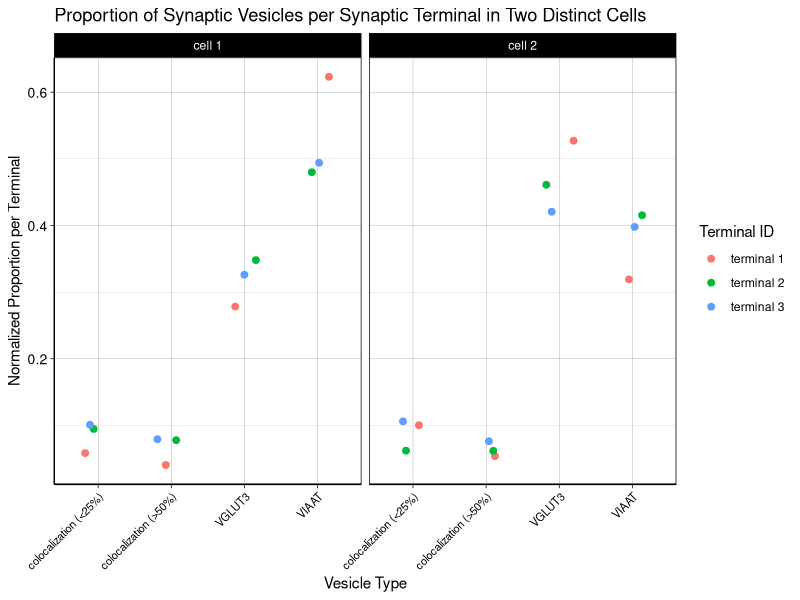
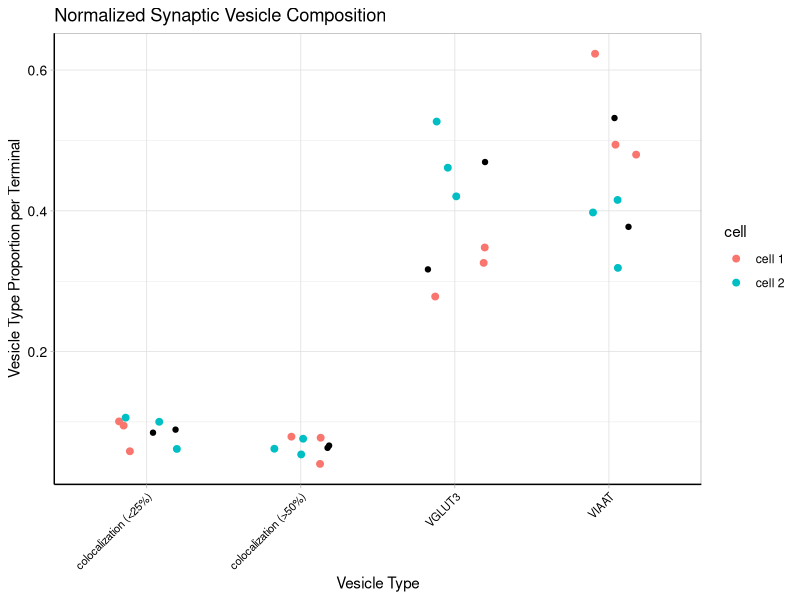

The R source for these figures, in order:
library(tidyverse)
library(ggplot2)

### ACA: dataset_one and dataset_two contain synaptic vesicle counts for individual synaptic terminals. The synaptic vesicle type was 3D-segmented using ImageJ and each dataset corresponds to synaptic vesicle count from different cells.

dataset_one <- read.csv("synaptic_terminal_data_one.csv")

dataset_two <- read.csv("synaptic_terminal_data_two.csv")

### ACA: I am comparing the relative proportion of synaptic vesicle type per individual synaptic terminal. Since synaptic terminals are heterogeneous in the total number and type of synaptic vesicles, I first normalize the synaptic vesicle type for each synaptic terminal.

dataset_one_normalized <- dataset_one |> 
  group_by(synaptic.terminal.id) |> 
  mutate(total_vesicles = sum(count),
         proportion = count / total_vesicles) |> 
  ungroup()


dataset_two_normalized <- dataset_two |> 
  group_by(synaptic.terminal.id) |> 
  mutate(total_vesicles = sum(count),
         proportion = count / total_vesicles) |> 
  ungroup()

### ACA: I am combining the two datasets into one data frame. I used bind_rows(). Not sure if there is a better option.

dataset_all_normalized <-  bind_rows(
  dataset_one_normalized |> mutate(cell = "cell 1"),
  dataset_two_normalized |> mutate(cell = "cell 2")
)

### ACA: For the first plot, I am showing the proportion of synaptic vesicle type for individual synaptic terminals, where the terminals are grouped by cell. This helps to visualize the variability within each cell and between terminals from the same cell. 
### ACA: To follow the Cleveland hierarchy, I decided to use geom_point instead of geom_col to represent my data. In the first plot, each data point represents one synaptic terminal and its corresponding proportion of a synaptic vesicle type.
### ACA: I have decided to use facet_wrap to separate the synaptic terminals from cell one and from cell two.
### ACA: Since most synaptic vesicle types have similar proportions in different synaptic terminals, I have used position_jitter to reduce overlap between datapoints, and I have used kept the gridlines to better distinguish between the x-axis synaptic vesicle types.

ggplot(dataset_all_normalized, aes(synaptic.vesicle.type, proportion, color = synaptic.terminal.id)) +
  geom_point(size = 2,  position = position_jitter(width = 0.2)) +
  facet_wrap(~ cell) +
  labs(x = "Vesicle Type",
       y = "Normalized Proportion per Terminal",
       color = "Terminal ID",
       title = "Proportion of Synaptic Vesicles per Synaptic Terminal in Two Distinct Cells"
  ) +
  theme_linedraw() +
  theme(axis.text.x = element_text(size = 8, angle = 45, hjust = 1, color = "black"),
        axis.line = element_line(color = "black"),
        axis.text.y = element_text(size = 10, color = "black"))


### ACA: I am not too familiar with statistical tests, and I wasn't sure what test to use to compare the proportion of synaptic vesicle type between synaptic terminals and cells. In future plots, I want to compare and check if there are differences in the proportion of synaptic vesicle type per terminal and per cell. I wanted to use a t-test to test the average proportions between the two different cells, but I don't think my data is normally distributed and I'm unsure what non-parametric tests to use.

cell_means <- dataset_all_normalized |> 
  group_by(cell, synaptic.vesicle.type) |> 
  summarize(mean_proportion = mean(proportion))

### ACA: For the second plot, I am comparing the proportions for each synaptic vesicle type at individual synatic terminals overlaid with the mean proportion for each cell. I plotted the proportion for synaptic vesicle type for individual synaptic terminals and the black data points represent the mean proportion for each vesicle type within each cell. I have kept the grid lines to help distinguish between the x-axis categories.
ggplot(dataset_all_normalized, aes(synaptic.vesicle.type, proportion, color = cell)) +
  geom_point(size = 2, position = position_jitter(width = 0.2)) +
  geom_point(data = cell_means, aes(y = mean_proportion), position = position_jitter(width = 0.2), color = "black") +
  labs(
    x = "Vesicle Type",
    y = "Vesicle Type Proportion per Terminal",
    title = "Normalized Synaptic Vesicle Composition"
  ) +
  theme_light() +
  theme(axis.text.x = element_text(size = 8, angle = 45, hjust = 1, color = "black"),
        axis.line = element_line(color = "black"),
        axis.text.y = element_text(size = 10, color = "black"))


  
